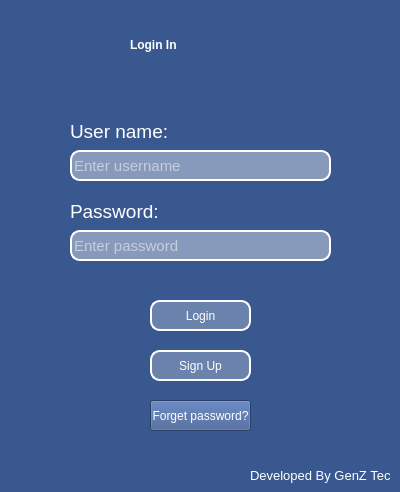
<?xml version="1.0" encoding="UTF-8"?>
<ui version="4.0">
 <class>Dialog</class>
 <widget class="QDialog" name="Dialog">
  <property name="geometry">
   <rect>
    <x>0</x>
    <y>0</y>
    <width>400</width>
    <height>492</height>
   </rect>
  </property>
  <property name="windowTitle">
   <string>Dialog</string>
  </property>
  <property name="styleSheet">
   <string notr="true">background-color: qlineargradient(spread:pad, x1:0, y1:1, x2:0, y2:1, stop:0 rgba(58, 88, 144, 255), stop:1 rgba(255, 255, 255, 255));</string>
  </property>
  <widget class="QLineEdit" name="usrline">
   <property name="geometry">
    <rect>
     <x>70</x>
     <y>150</y>
     <width>261</width>
     <height>31</height>
    </rect>
   </property>
   <property name="font">
    <font>
     <pointsize>11</pointsize>
    </font>
   </property>
   <property name="styleSheet">
    <string notr="true">QLineEdit{
border : 2px solid rgb(255, 255, 255);
border-radius: 10px;
background-color:rgb(136, 154, 188);
color: rgb(255, 255, 255);
}</string>
   </property>
   <property name="placeholderText">
    <string>Enter username</string>
   </property>
  </widget>
  <widget class="QPushButton" name="signbut">
   <property name="geometry">
    <rect>
     <x>150</x>
     <y>350</y>
     <width>101</width>
     <height>31</height>
    </rect>
   </property>
   <property name="styleSheet">
    <string notr="true">QPushButton{
border : 2px solid rgb(255, 255, 255);
border-radius: 10px;
background-color:rgb(107, 130, 172);
color:rgb(255, 255, 255);
}</string>
   </property>
   <property name="text">
    <string>Sign Up</string>
   </property>
  </widget>
  <widget class="QLabel" name="label_6">
   <property name="geometry">
    <rect>
     <x>70</x>
     <y>200</y>
     <width>101</width>
     <height>21</height>
    </rect>
   </property>
   <property name="styleSheet">
    <string notr="true">color:rgb(152, 255, 252);
font: 75 22pt &quot;MS Shell Dlg 2&quot;;
background-color: qlineargradient(spread:pad, x1:0, y1:1, x2:0, y2:1, stop:0 rgba(58, 88, 144, 255), stop:1 rgba(255, 255, 255, 255));</string>
   </property>
   <property name="text">
    <string>&lt;html&gt;&lt;head/&gt;&lt;body&gt;&lt;p&gt;&lt;span style=&quot; font-size:14pt; color:#ffffff;&quot;&gt;Password:&lt;/span&gt;&lt;/p&gt;&lt;/body&gt;&lt;/html&gt;</string>
   </property>
  </widget>
  <widget class="QPushButton" name="logbut">
   <property name="geometry">
    <rect>
     <x>150</x>
     <y>300</y>
     <width>101</width>
     <height>31</height>
    </rect>
   </property>
   <property name="styleSheet">
    <string notr="true">QPushButton{
border : 2px solid rgb(255, 255, 255);
border-radius: 10px;
background-color:rgb(107, 130, 172);
color:rgb(255, 255, 255);
}</string>
   </property>
   <property name="text">
    <string>Login</string>
   </property>
  </widget>
  <widget class="QLabel" name="label_4">
   <property name="geometry">
    <rect>
     <x>250</x>
     <y>460</y>
     <width>141</width>
     <height>31</height>
    </rect>
   </property>
   <property name="styleSheet">
    <string notr="true">color:rgb(152, 255, 252);
font: 75 22pt &quot;MS Shell Dlg 2&quot;;
background-color: qlineargradient(spread:pad, x1:0, y1:1, x2:0, y2:1, stop:0 rgba(58, 88, 144, 255), stop:1 rgba(255, 255, 255, 255));</string>
   </property>
   <property name="text">
    <string>&lt;html&gt;&lt;head/&gt;&lt;body&gt;&lt;p&gt;&lt;span style=&quot; font-size:10pt; color:#ffffff;&quot;&gt;Developed By GenZ Tech&lt;/span&gt;&lt;/p&gt;&lt;/body&gt;&lt;/html&gt;</string>
   </property>
  </widget>
  <widget class="QLabel" name="label_5">
   <property name="geometry">
    <rect>
     <x>70</x>
     <y>120</y>
     <width>101</width>
     <height>21</height>
    </rect>
   </property>
   <property name="styleSheet">
    <string notr="true">color:rgb(152, 255, 252);
font: 75 22pt &quot;MS Shell Dlg 2&quot;;
background-color: qlineargradient(spread:pad, x1:0, y1:1, x2:0, y2:1, stop:0 rgba(58, 88, 144, 255), stop:1 rgba(255, 255, 255, 255));</string>
   </property>
   <property name="text">
    <string>&lt;html&gt;&lt;head/&gt;&lt;body&gt;&lt;p&gt;&lt;span style=&quot; font-size:14pt; color:#ffffff;&quot;&gt;User name:&lt;/span&gt;&lt;/p&gt;&lt;/body&gt;&lt;/html&gt;</string>
   </property>
  </widget>
  <widget class="QLineEdit" name="passline">
   <property name="geometry">
    <rect>
     <x>70</x>
     <y>230</y>
     <width>261</width>
     <height>31</height>
    </rect>
   </property>
   <property name="font">
    <font>
     <pointsize>11</pointsize>
    </font>
   </property>
   <property name="styleSheet">
    <string notr="true">QLineEdit{
border : 2px solid rgb(255, 255, 255);
border-radius: 10px;
background-color:rgb(136, 154, 188);
color:rgb(255, 255, 255);
}</string>
   </property>
   <property name="placeholderText">
    <string>Enter password</string>
   </property>
  </widget>
  <widget class="QLabel" name="label_2">
   <property name="geometry">
    <rect>
     <x>130</x>
     <y>20</y>
     <width>141</width>
     <height>51</height>
    </rect>
   </property>
   <property name="styleSheet">
    <string notr="true">color:white;
font: 75 22pt &quot;MS Shell Dlg 2&quot;;
background-color: qlineargradient(spread:pad, x1:0, y1:1, x2:0, y2:1, stop:0 rgba(58, 88, 144, 255), stop:1 rgba(255, 255, 255, 255));</string>
   </property>
   <property name="text">
    <string>&lt;html&gt;&lt;head/&gt;&lt;body&gt;&lt;p&gt;&lt;span style=&quot; font-weight:600;&quot;&gt;Login In&lt;/span&gt;&lt;/p&gt;&lt;/body&gt;&lt;/html&gt;</string>
   </property>
  </widget>
  <widget class="QPushButton" name="forgetbut">
   <property name="geometry">
    <rect>
     <x>150</x>
     <y>400</y>
     <width>101</width>
     <height>31</height>
    </rect>
   </property>
   <property name="styleSheet">
    <string notr="true">QPushButton{
background-color:rgb(58, 88, 144);
color:rgb(255, 255, 255);
}</string>
   </property>
   <property name="text">
    <string>Forget password?</string>
   </property>
  </widget>
  <widget class="QLabel" name="showtext">
   <property name="geometry">
    <rect>
     <x>80</x>
     <y>270</y>
     <width>241</width>
     <height>21</height>
    </rect>
   </property>
   <property name="font">
    <font>
     <pointsize>10</pointsize>
    </font>
   </property>
   <property name="styleSheet">
    <string notr="true">background-color: rgb(58, 88, 144);</string>
   </property>
   <property name="text">
    <string/>
   </property>
  </widget>
 </widget>
 <resources/>
 <connections/>
</ui>
